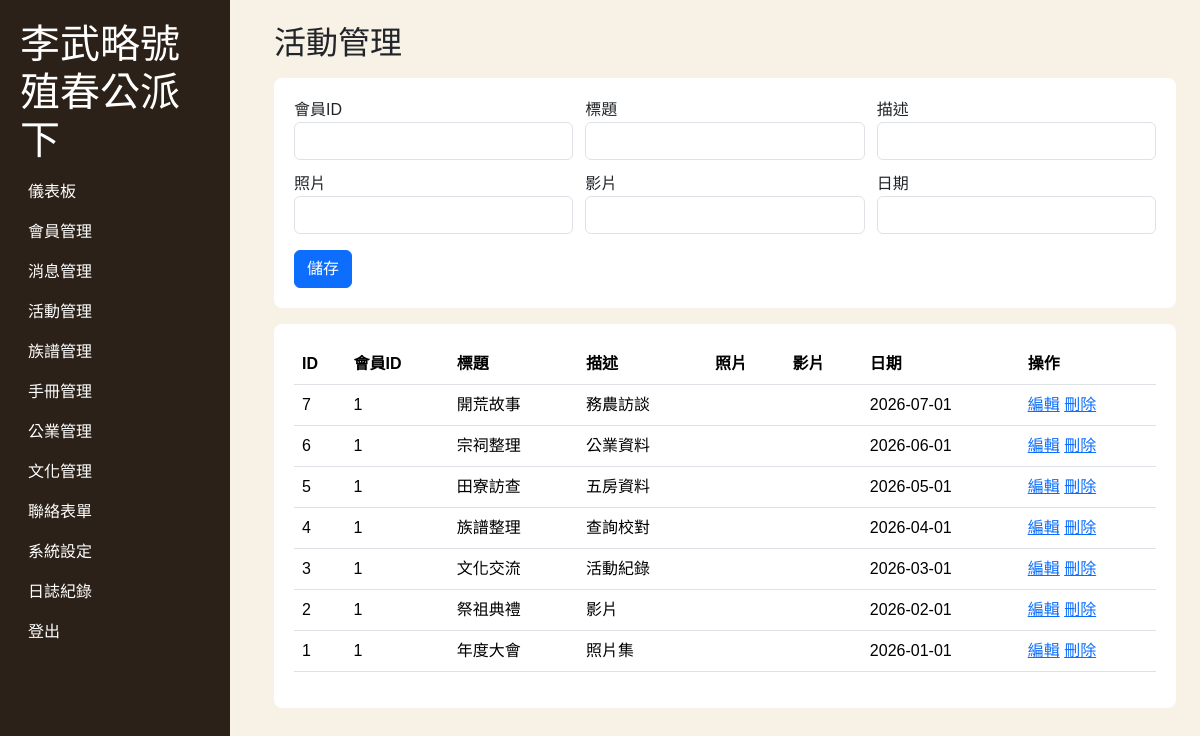
/backendok/events.php (signed in), run on the app's committed database.
### tables this page shows
CREATE TABLE LEE_events (event_id INT AUTO_INCREMENT PRIMARY KEY,member_id INT NULL,title VARCHAR(160),description TEXT,photo_url VARCHAR(500),video_url VARCHAR(500),event_date DATE);

### backendok/config.php (called while the page is built, shortened)
<?php
function db(): PDO { static $pdo=null; if(!$pdo){ $pdo=new PDO('mysql:host='.DB_HOST.';dbname='.DB_NAME.';charset=utf8mb4',DB_USER,DB_PASS,[PDO::ATTR_ERRMODE=>PDO::ERRMODE_EXCEPTION,PDO::ATTR_DEFAULT_FETCH_MODE=>PDO::FETCH_ASSOC]); } return $pdo; }
function h($v): string { return htmlspecialchars((string)$v, ENT_QUOTES, 'UTF-8'); }

### backendok/events.php (the view, shortened to what this page needs)
<?php
require __DIR__.'/config.php'; require __DIR__.'/layout.php'; require_login();
$table='LEE_events'; $pk='event_id'; $fields=['member_id', 'title', 'description', 'photo_url', 'video_url', 'event_date']; $labels=['會員ID', '標題', '描述', '照片', '影片', '日期'];
$edit=null; if(isset($_GET['edit'])){ $st=db()->prepare('SELECT * FROM '.$table.' WHERE '.$pk.'=?'); $st->execute([$_GET['edit']]); $edit=$st->fetch(); }
$rows=db()->query('SELECT * FROM '.$table.' ORDER BY '.$pk.' DESC LIMIT 200')->fetchAll(); admin_header('活動管理');
?><section class="panel"><form method="post"><input type="hidden" name="id" value="<?=h($edit[$pk]??'')?>"><div class="grid"><?php foreach($fields as $i=>$f): ?><label><?=h($labels[$i])?><input class="form-control" name="<?=h($f)?>" value="<?=h($edit[$f]??'')?>"></label><?php endforeach; ?></div><button class="btn btn-primary mt-3">儲存</button></form></section><section class="panel"><table class="table"><tr><th>ID</th><?php foreach($labels as $l) echo '<th>'.h($l).'</th>'; ?><th>操作</th></tr><?php foreach($rows as $r): ?><tr><td><?=h($r[$pk])?></td><?php foreach($fields as $f): ?><td><?=h($r[$f]??'')?></td><?php endforeach; ?><td><a href="?edit=<?=h($r[$pk])?>">編輯</a> <a href="?delete=<?=h($r[$pk])?>" onclick="return confirm('確定刪除?')">刪除</a></td></tr><?php endforeach; ?></table></section><?php admin_footer(); ?>

### backendok/layout.php
<?php
function admin_header(string $title): void { require_login(); $m=['dashboard.php'=>'儀表板','members.php'=>'會員管理','news.php'=>'消息管理','events.php'=>'活動管理','genealogy.php'=>'族譜管理','manuals.php'=>'手冊管理','ancestral.php'=>'公業管理','culture.php'=>'文化管理','contacts.php'=>'聯絡表單','settings.php'=>'系統設定','logs.php'=>'日誌紀錄']; echo '<!doctype html><html lang="zh-Hant"><head><meta charset="utf-8"><meta name="viewport" content="width=device-width,initial-scale=1"><title>'.h($title).'｜後台</title><link href="https://cdn.jsdelivr.net/npm/bootstrap@5.3.3/dist/css/bootstrap.min.css" rel="stylesheet"><link href="assets/admin.css" rel="stylesheet"></head><body><aside><h1>李武略號殖春公派下</h1>'; foreach($m as $h=>$l) echo '<a href="'.$h.'">'.$l.'</a>'; echo '<a href="logout.php">登出</a></aside><main><h2>'.h($title).'</h2>'; $f=get_flash(); if($f) echo '<div class="alert alert-success">'.h($f).'</div>'; }
function admin_footer(): void { echo '</main></body></html>'; }

### backendok/assets/admin.css (style rules this page uses)
body { background:#f7f1e6;font-family:'Microsoft JhengHei',Arial,sans-serif }
aside { position:fixed;left:0;top:0;bottom:0;width:230px;background:#2b2118;color:#fff;padding:20px }
aside a { display:block;color:#fff;padding:8px;text-decoration:none }
main { margin-left:250px;padding:24px }
.panel { background:#fff;border-radius:8px;padding:20px;margin:16px 0 }
.grid { display:grid;grid-template-columns:repeat(auto-fit,minmax(220px,1fr));gap:12px }

### data on the page
lee_events: event_id "7", member "1", title "開荒故事", description "務農訪談", event_date "2026-07-01"
lee_events: event_id "6", member "1", title "宗祠整理", description "公業資料", event_date "2026-06-01"
lee_events: event_id "5", member "1", title "田寮訪查", description "五房資料", event_date "2026-05-01"
lee_events: event_id "4", member "1", title "族譜整理", description "查詢校對", event_date "2026-04-01"
lee_events: event_id "3", member "1", title "文化交流", description "活動紀錄", event_date "2026-03-01"
lee_events: event_id "2", member "1", title "祭祖典禮", description "影片", event_date "2026-02-01"
lee_events: event_id "1", member "1", title "年度大會", description "照片集", event_date "2026-01-01"

### other printed values
$l "儀表板"
$l "會員管理"
$l "消息管理"
$l "活動管理"
$l "族譜管理"
$l "手冊管理"
$l "公業管理"
$l "文化管理"
$l "聯絡表單"
$l "系統設定"
$l "日誌紀錄"
$title "活動管理"
$labels[$i] "會員ID"
$labels[$i] "標題"
$labels[$i] "描述"
